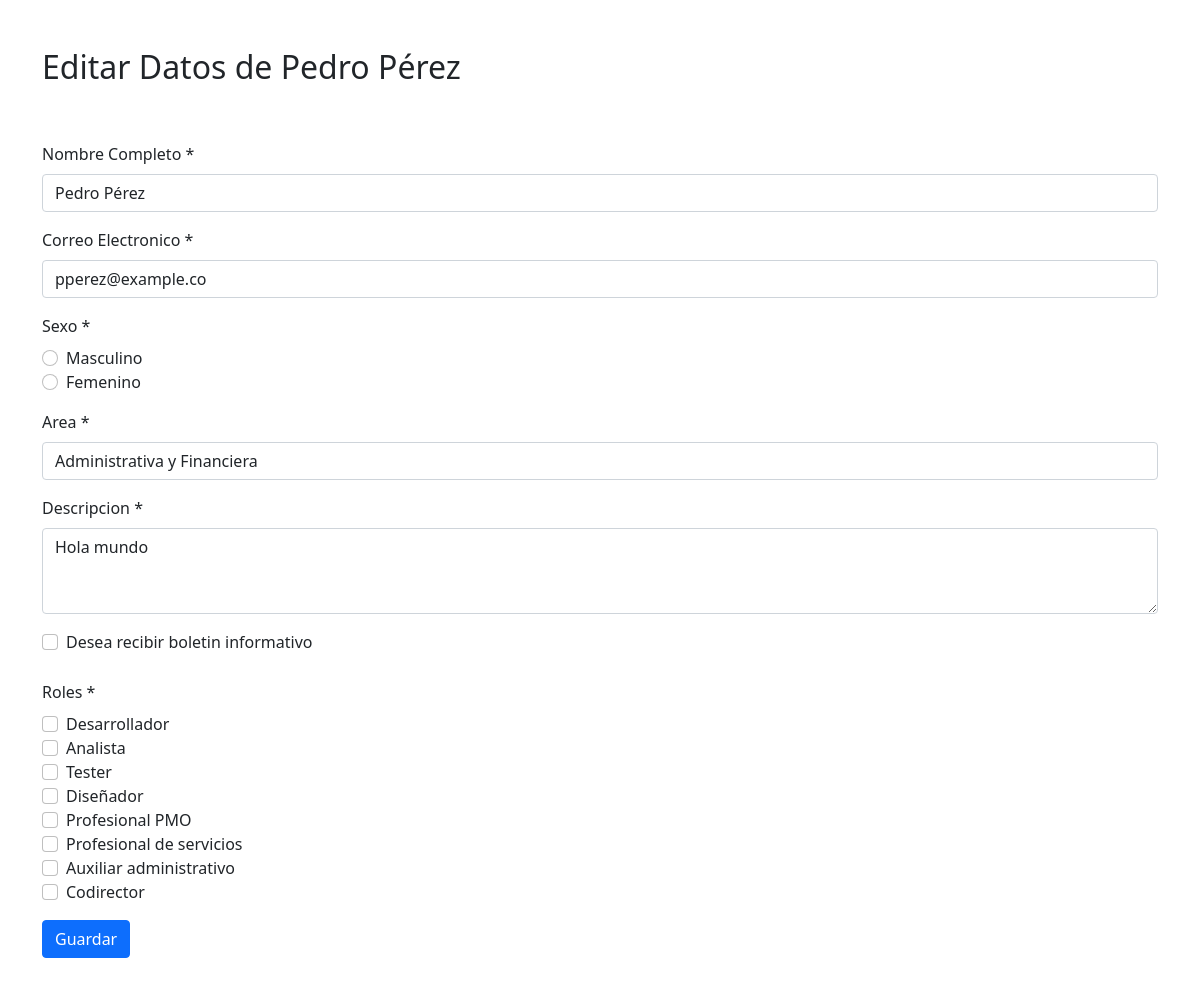
Page /modificar.php?editar=3 on the committed database.
### tables this page shows
CREATE TABLE `empleado` (
  `id` int(11) NOT NULL,
  `nombre` varchar(255) NOT NULL,
  `email` varchar(255) NOT NULL,
  `sexo` char(1) NOT NULL,
  `area_id` int(11) NOT NULL,
  `boletin` int(11) DEFAULT NULL,
  `descripcion` text NOT NULL
);

CREATE TABLE `roles` (
  `id` int(11) NOT NULL,
  `nombre` varchar(255) NOT NULL
);

### modificar.php (the view, shortened to what this page needs)
<?php
include_once 'layout/header.php';
$id_emple=$_GET['editar'];
$query1 = mysqli_query($db, "SELECT * FROM empleado INNER JOIN areas ON empleado.area_id = areas.idA WHERE id=$id_emple");
$empleado1 = mysqli_fetch_array($query1);
?>
<body>
  <div class="container">
    <br>
    <br>
    <h2>Editar Datos de <?= $empleado1['nombre']?></h2>
    <br>
    <br>
    <form action="datos.php?editar=<?= $empleado1['id']?>" method="post">
      <div class="mb-3">
        <label for="nombre" class="form-label">Nombre Completo *</label>
        <input type="text" class="form-control" name="nombre" id="nombre" value="<?= $empleado1['nombre']?>" aria-describedby="helpId" placeholder="Nombre completo del empleado" required>
      </div>
      <div class="mb-3">
        <label for="correo" class="form-label">Correo Electronico *</label>
        <input type="email" class="form-control" name="correo" id="correo" aria-describedby="helpId" value="<?= $empleado1['email']?>" placeholder="Correo electronico" required>
      </div>
      <div class="mb-3">
        <label for="sexo" class="form-label">Sexo *</label>
        <div class="form-check checkbox-group required">
          <input class="form-check-input" type="radio" value="M" name="sexo" id="sexo1" >Masculino
          <br>
          <input class="form-check-input" type="radio" value="F" name="sexo" id="sexo2" >Femenino
        </div>
      </div>
      <div class="mb-3">
        <label for="area" class="form-label">Area *</label>
        <select class="form-control" name="area" id="area" value="<?= $empleado1['nombreA']?>" required>
          <?php
          while ($datos = mysqli_fetch_array($query)) :
          ?>
            <option><?php echo $datos['nombreA'] ?></option>
          <?php
          endwhile;
          ?>
        </select>
      </div>
      <div class="mb-3">
        <label for="descripcion" class="form-label">Descripcion *</label>
        <textarea class="form-control" name="descripcion" id="descripcion" rows="3" required><?= $empleado1['descripcion'] ?></textarea>
      </div>
      <div class="form-check">
        <input class="form-check-input" type="checkbox" id="boletin" name="boletin">
        <label class="form-check-label" for="boletin">
          Desea recibir boletin informativo
        </label>
      </div>
      <br>
      <div class="mb-3">
        <label for="Roles" class="form-label">Roles *</label>
        <div class="form-check checkbox-group required">
          <?php
          foreach($query2 as $item) :
          ?>
            <input class="form-check-input" type="checkbox" name="rol[<?= $item['id']; ?>]" value="<?= $item['id']; ?>"><?=$item['nombre'] ?>
            <br>
          <?php
          endforeach;
          ?>
        </div>
      </div>
      <button type="submit" class="btn btn-primary" id="btnEnviar">Guardar</button>
    </form>
    <br>
    <br>
  </div>
</body>
</html>

### rows in the picture
empleado: nombre "Pedro Pérez", correo "pperez@example.co", descripcion "Hola mundo"
roles: nombre "Desarrollador"
roles: nombre "Analista"
roles: nombre "Tester"
roles: nombre "Diseñador"
roles: nombre "Profesional PMO"
roles: nombre "Profesional de servicios"
roles: nombre "Auxiliar administrativo"
roles: nombre "Codirector"

### other values in the picture
form field area "Administrativa y Financiera"
